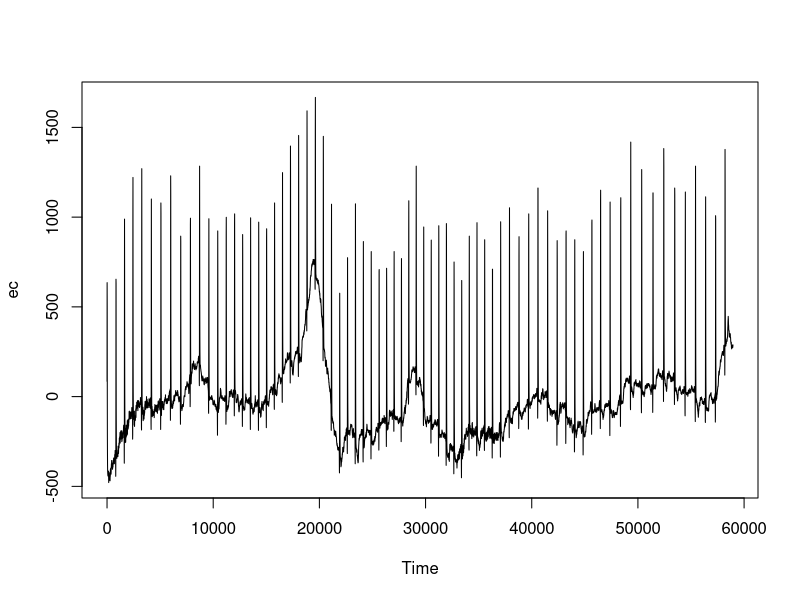

Write R code to recreate this figure.
## ---- chunk 1
knitr::opts_chunk$set(echo = TRUE)
## ---- chunk 2
ecg <- read.csv("ecg_sample.csv")
ecg$Time <- ecg$Time - min(ecg$Time)              
summary(ecg)
## ---- chunk 3
plot_timespan <- function(t1, t2, ecg_data){
  with(ecg_data[ecg_data$Time >=t1 & ecg_data$Time < t2,],
       plot(ec ~ Time, type='l')
  )
}

plot_timespan(0, 58959, ecg)
## ---- chunk 4
c<-min(ecg$ec)
ecg$ec <- ecg$ec-c
summary(ecg)
head(ecg)

## ---- chunk 5
i <- 124
newecg <- ecg[1:i,]
object.size(newecg$ec)
summary(newecg)
## ---- chunk 6
pack2values <- function(v1, v2){ # must be non-negative integers in 12-bit range
  mask8 <- 255
  bitvec <- bitwShiftL(v1, 12) + v2 # 24 bit: v1v2
  as.raw(c(bitwAnd(bitwShiftR(bitvec, 16), mask8), bitwAnd(bitwShiftR(bitvec, 8), mask8), bitwAnd(bitvec, mask8)))
}

newpack <- function(vec){
  count <- 1
  pack <- c()
  answer <- c()
  for (value in vec){
    pack<-append(pack,value)
    if(count%%2==0){
      res<-pack2values(pack[1],pack[2])
      answer <- append(answer,res)
      pack <- c()
    }
    count <- count +1
  }
  return(answer)
}
pack2values(newecg$ec[1], newecg$ec[2])
packedVector <- newpack(newecg$ec)
## ---- chunk 7
packedVector
## ---- chunk 8
library(caTools)
encodedVector <- base64encode(packedVector, size=NA, endian=.Platform$endian)
nchar(encodedVector)
encodedVector
## ---- chunk 9
decodedVector <- base64decode(encodedVector, size=NA, typeof(packedVector))
nchar(decodedVector)
decodedVector
## ---- chunk 10
unpack2values <- function(pv){ # 3 8 bit values
  mask4 <- 15
  mask12 <- 2047 
  makeLast40s <- 4080
  pv1 <- as.integer(pv[1])
  pv2 <- as.integer(pv[2])
  pv3 <- as.integer(pv[3])
  res <- bitwAnd(bitwShiftL(bitwAnd(pv1, mask12), 4), makeLast40s) + bitwAnd(bitwShiftR(pv2,4), mask4) 
  res2 <- bitwShiftL(bitwAnd(pv2, mask4), 8) + pv3
  answer <- c(res, res2)
  return (answer)
}

newunpack <- function(vec){
  count <- 1
  unpack<- c()
  result <- c()
  for(value in vec){
    unpack <- append(unpack, value)
    if(count%%3 == 0){
      answer <- unpack2values(unpack)
      result <- append(result, answer)
      # print(result)
      unpack <-c()
    }
    count <- count + 1
  }
  return(result)
}
## ---- chunk 11
retrievedVector <- newunpack(decodedVector)
retrievedVector
## ---- chunk 12
newecg$ec
## ---- chunk 13
all.equal(packedVector, decodedVector)
all.equal(newecg$ec, retrievedVector)
